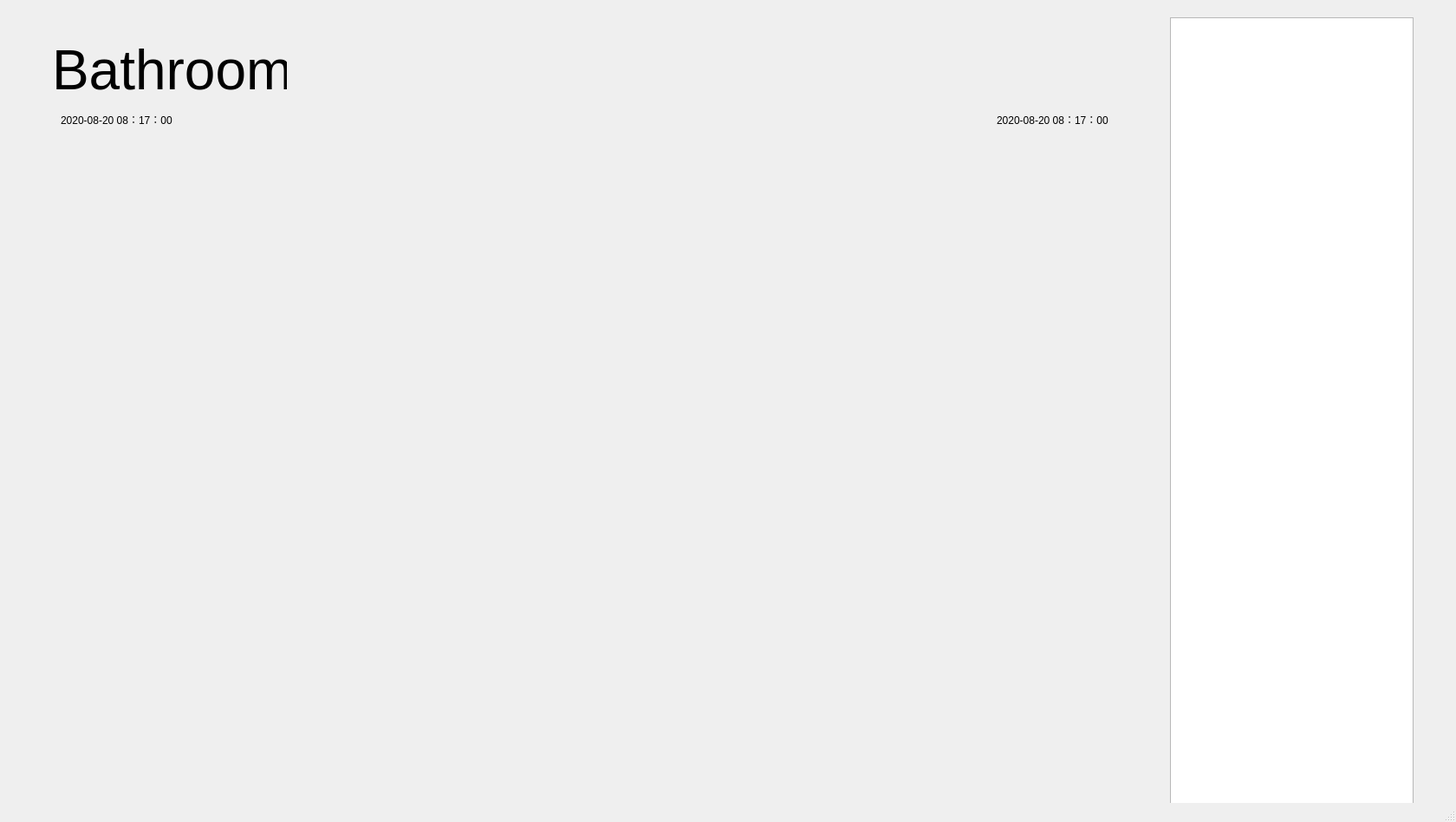
<?xml version="1.0" encoding="UTF-8"?>
<ui version="4.0">
 <class>MainWindow</class>
 <widget class="QMainWindow" name="MainWindow">
  <property name="geometry">
   <rect>
    <x>0</x>
    <y>0</y>
    <width>1680</width>
    <height>948</height>
   </rect>
  </property>
  <property name="windowTitle">
   <string>MainWindow</string>
  </property>
  <widget class="QWidget" name="centralwidget">
   <widget class="QListView" name="listView">
    <property name="geometry">
     <rect>
      <x>1350</x>
      <y>20</y>
      <width>281</width>
      <height>941</height>
     </rect>
    </property>
   </widget>
   <widget class="QWidget" name="horizontalLayoutWidget">
    <property name="geometry">
     <rect>
      <x>60</x>
      <y>160</y>
      <width>1251</width>
      <height>51</height>
     </rect>
    </property>
    <layout class="QHBoxLayout" name="horizontalLayout"/>
   </widget>
   <widget class="QLabel" name="label">
    <property name="geometry">
     <rect>
      <x>60</x>
      <y>50</y>
      <width>271</width>
      <height>61</height>
     </rect>
    </property>
    <property name="font">
     <font>
      <family>Helvetica</family>
      <pointsize>48</pointsize>
     </font>
    </property>
    <property name="text">
     <string>Bathroom</string>
    </property>
   </widget>
   <widget class="QLabel" name="label_2">
    <property name="geometry">
     <rect>
      <x>70</x>
      <y>130</y>
      <width>161</width>
      <height>16</height>
     </rect>
    </property>
    <property name="text">
     <string>2020-08-20 08：17：00</string>
    </property>
   </widget>
   <widget class="QLabel" name="label_3">
    <property name="geometry">
     <rect>
      <x>1150</x>
      <y>130</y>
      <width>161</width>
      <height>16</height>
     </rect>
    </property>
    <property name="text">
     <string>2020-08-20 08：17：00</string>
    </property>
   </widget>
  </widget>
  <widget class="QMenuBar" name="menubar">
   <property name="geometry">
    <rect>
     <x>0</x>
     <y>0</y>
     <width>1680</width>
     <height>22</height>
    </rect>
   </property>
  </widget>
  <widget class="QStatusBar" name="statusbar"/>
 </widget>
 <resources/>
 <connections/>
</ui>
